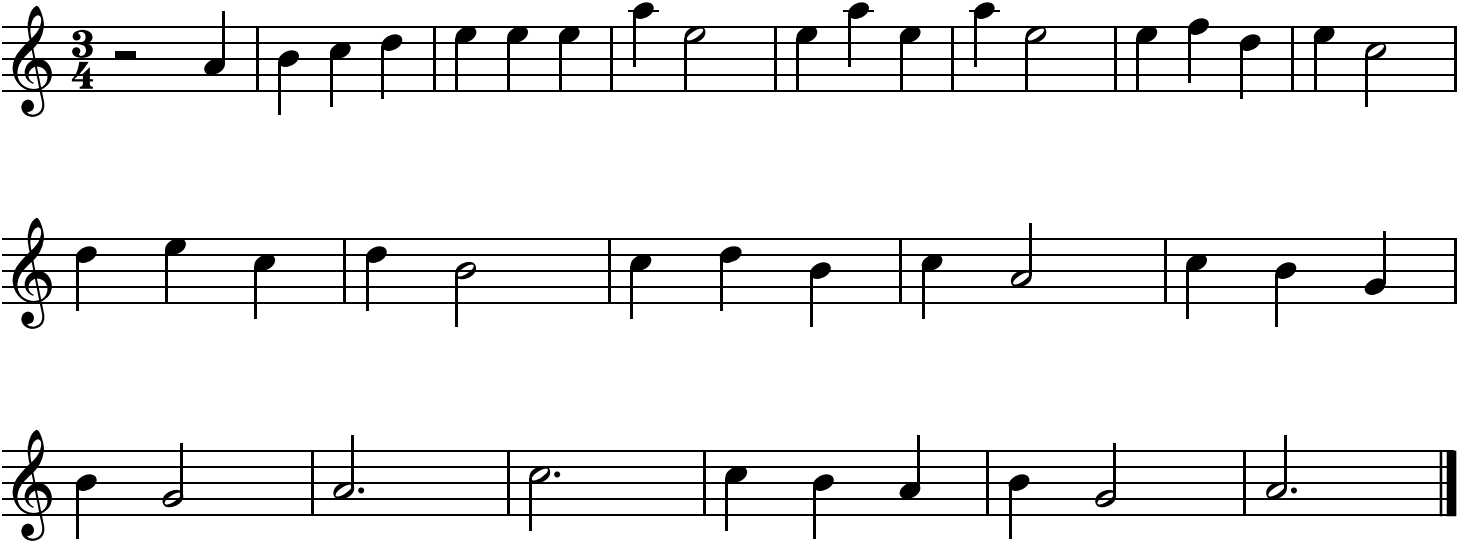
#> input picture Maryam.png, 1458 x 542 px
$ jupyter execute --allow-errors Maryam_code.ipynb
#> lines starting #> are read from the running program, lines starting #| are printed output that depends on the picture; after the words box and inside, x2 and y2 are one past the last pixel; in counts of white or black regions, pixels touching at a corner belong together
#> further down, Ave_image is the input picture: shape (542, 1458); min 0, max 255, mean 233.7
[cell 1]
import pydub
import numpy as np
import sounddevice as sd
from matplotlib import pyplot as plt
from scipy.io.wavfile import read, write
import cv2 as cv
import pandas as pd

[cell 2]
def detectNotes(input_image, template, threshold):
    w, h = template.shape[::-1]
    res_image = input_image.copy()
    matches = cv.matchTemplate(input_image, template, cv.TM_CCOEFF_NORMED)
    match_loc = np.where( matches >= threshold)
    rects = list(zip(*match_loc[::-1]))
    rects = sorted(rects, key = lambda x: (x[0], x[1]))
    rects = np.asarray(rects)
    prev_x = rects[0][0]
    prev_y = rects[0][1]
    x_margin = 20
    y_margin = 20
    stay = [0]
    for i in range(1, rects.shape[0]):
        if (abs(rects[i][0] - prev_x) > x_margin or abs(rects[i][1] - prev_y) > y_margin):
            stay.append(i)
            prev_x = rects[i][0]
            prev_y = rects[i][1]

    rects = rects[stay]
    rect2=[]
    for i in rects:
       # if(rect2==[]):
        #    rect2.append(i)
        a=1
        for j in range (len(rect2)):
             if(   ((i[0]-rect2[j][0])**2)+((i[1]-rect2[j][1])**2)<20 ):
               a=0
        if(a):
            rect2.append(i)
        for pt in rects:
            cv.rectangle(res_image, pt, (pt[0] + w, pt[1] + h), (0,0,255), 1)

    return rect2,res_image

[cell 3]
# detect lines
def LineDetector(input_im):
# convert image to gray image
    Gray_IM = cv.cvtColor(input_im,cv.COLOR_BGR2GRAY)
# detect edges
    t_lower = 50  # Lower Threshold
    t_upper = 200  # Upper threshold
#apertureSize is an optional parameter that is used to specify the order of the Sobel filter used
#to calculate the gradient in the Canny algorithm. The default value is 3 and its value should
#be odd between 3 and 7. You can increase the Aperture size when you want to detect more detailed features.
    edges = cv.Canny(Gray_IM,t_lower,t_upper,apertureSize=3)
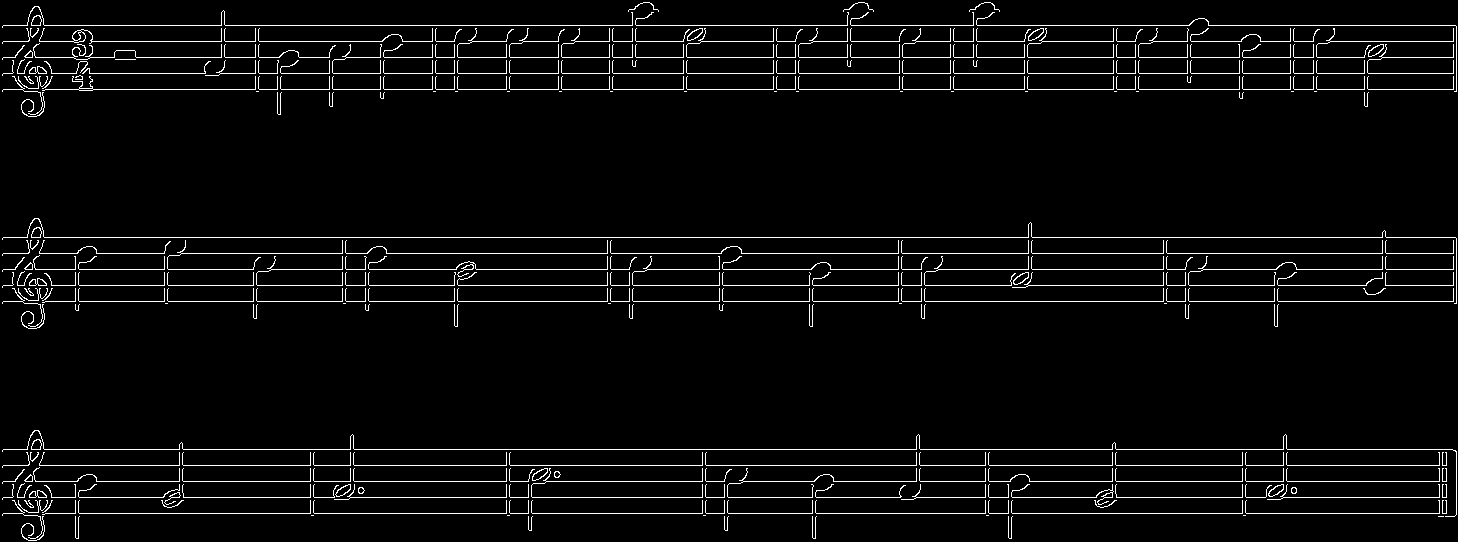
#> edges: shape (542, 1458); 3.9% white in thin lines or dots

    IM_lines = cv.HoughLinesP(
                edges,
                1, # Distance resolution in pixels
                np.pi/180, # Angle resolution in radians
                threshold=50, # Min number of votes for valid line
                minLineLength=40, # Min allowed length of line
                maxLineGap=10 # Max allowed gap between line for joining them
                )
#> IM_lines = 99 rows, first 6: [1028, 285, 1366, 285], [3, 237, 1455, 237], [3, 449, 1452, 449], [93, 89, 1456, 89], [3, 497, 334, 497], [45, 301, 1456, 301]
    lines_Y=[]
    for line in IM_lines:
        xx,ys,xf,yf=line[0]
        if(abs(xx-xf)>50):
            if(abs(ys-yf)<5):
                a=1
                for i in lines_Y:
                    if(abs(i-ys)<5):
                        a=0
                if(a or lines_Y==[]):
                    lines_Y.append(ys)
#> this loop made 99 passes
#> (xx, ys, xf, yf) on passes 1 to 12: (1028, 285, 1366, 285), (3, 237, 1455, 237), (3, 449, 1452, 449), (93, 89, 1456, 89), (3, 497, 334, 497), (45, 301, 1456, 301), (45, 513, 1456, 513), (1029, 481, 1456, 481), (3, 25, 1189, 25), (346, 57, 1364, 57), (402, 41, 454, 41), (3, 465, 1456, 465)
#> after the loop, lines_Y = [285, 237, 449, 89, 497, 301, 513, 481, 25, 57, 41, 465, 253, 73, 269]
    for i in lines_Y:
        cv.line(Gray_IM, (0, i), (1700, i), (0,0,255), 2, cv.LINE_AA)
#> this loop made 15 passes
#> i on passes 1 to 12: 285, 237, 449, 89, 497, 301, 513, 481, 25, 57, 41, 465
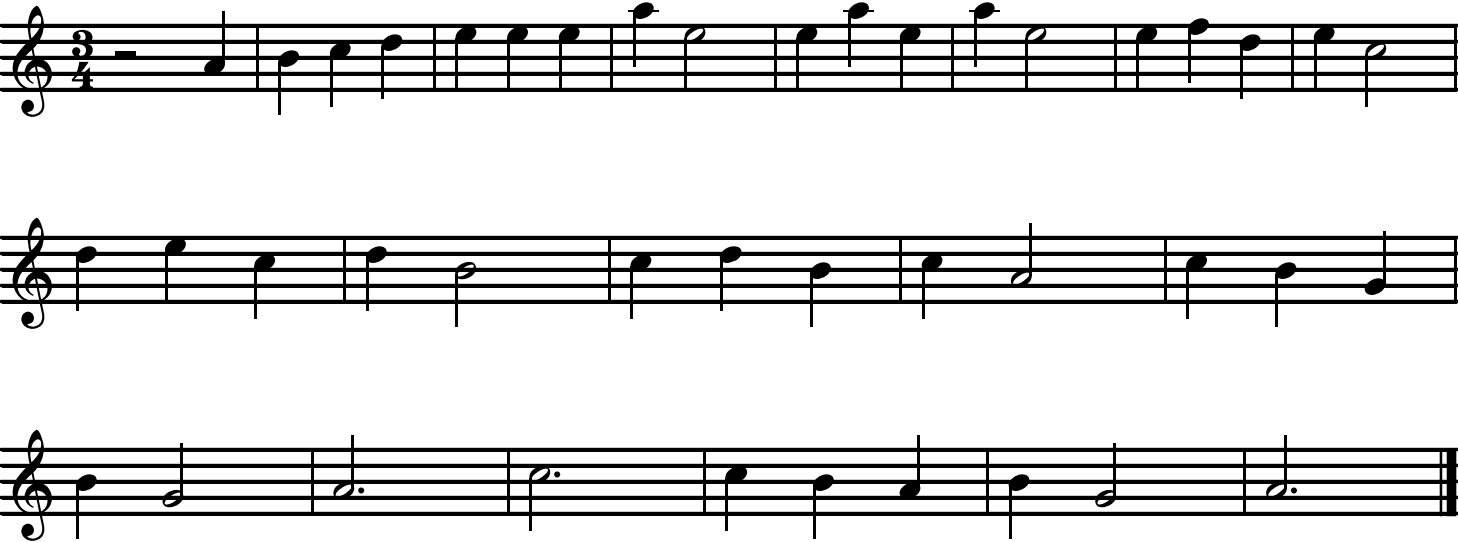
#> Gray_IM: shape (542, 1458); 7.82% of pixels changed, all inside (x1, y1, x2, y2) = (0, 23, 1458, 516)
    lines_Y.sort()
    return Gray_IM,lines_Y

[cell 4]
Ave_image = cv.imread('Maryam.png',cv.IMREAD_GRAYSCALE)
Ave_image1 = cv.imread('Maryam.png')
template2 = cv.imread("quarter2.PNG", cv.IMREAD_GRAYSCALE)
threshold2 = 0.75

#> (the rest of this cell did not finish here and is left out)

[cell 5]
# note class
class dot:
    def __init__(self,x,y):
        self.x=x
        self.y=y
class note :
    def __init__(self):
        self.x=0
        self.y=0
        self.id=0
        self.octave=0
        self.dur=0
class blunt :
    def __init__(self):
        self.lines=[]
        self.average=0
        self.notes=[]
        self.dots=[]
    # [75 lines left out: functions AddDots, findNotesStr, not called in this run]


a=note()
a.y=10
a.x=5
print(a.x+a.y)

[cell 6]
#detect notes2
img2 = cv.imread('Maryam.png')
def MakeNotes2(input_img):
    result=[]
    ## line
    junk1,lines =LineDetector(input_img)
#> lines = [25, 41, 57, 73, 89, 237, 253, 269, 285, 301, 449, 465, 481, 497, 513]
    # create blunts

    bluntN=int(len(lines)/5)
#> bluntN = 3
    blunts=[]
    for i in range (bluntN):
        temp_blunt=blunt()
        temp_blunt.lines=[lines[5*i],lines[5*i+1],lines[5*i+2],lines[5*i+3],lines[5*i+4]]
        temp_blunt.average=sum(temp_blunt.lines)/len(temp_blunt.lines)
        print("Average",temp_blunt.average)
        blunts.append(temp_blunt)
#> this loop made 3 passes
#> (temp_blunt.lines, temp_blunt.average) on passes 1 to 3: ([25, 41, 57, 73, 89], 57), ([237, 253, 269, 285, 301], 269), ([449, 465, 481, 497, 513], 481)
#| Average 57.0
#| Average 269.0
#| Average 481.0
#> after the loop, blunts = 3 items

    ## note
    ## quarters
    template = cv.imread("quarter (1).PNG", cv.IMREAD_GRAYSCALE)
    gray = cv.cvtColor(input_img, cv.COLOR_BGR2GRAY)
    threshold = 0.69
    rects,junk2= detectNotes(gray, template, threshold)
    print(len(rects))
    for point in rects:
        temp_note=note()
        temp_note.x=point[0]+14
        temp_note.y=point[1]+63
        temp_note.dur=3
        for i in blunts:
            if(abs(i.average-temp_note.y)<75):
                i.notes.append(temp_note)
        image2 = cv.circle(input_img, (temp_note.x,temp_note.y), radius=0, color=(0, 0, 255), thickness=2)

    ## half
    template = cv.imread("half.PNG", cv.IMREAD_GRAYSCALE)
   # gray = cv.cvtColor(input_img, cv.COLOR_BGR2GRAY)
    threshold = 0.45
    rects,junk2= detectNotes(gray, template, threshold)
    print(len(rects))
    for point in rects:
        temp_note=note()
        temp_note.x=point[0]+13
        temp_note.y=point[1]+69
        temp_note.dur=2
        for i in blunts:
            if(abs(i.average-temp_note.y)<75):
                i.notes.append(temp_note)
        image2 = cv.circle(input_img, (temp_note.x,temp_note.y), radius=0, color=(0, 0, 255), thickness=2)
    ## half2
    template = cv.imread("half2.PNG", cv.IMREAD_GRAYSCALE)
    threshold = 0.5
    rects,junk2= detectNotes(gray, template, threshold)
    print(len(rects))
    for point in rects:
        temp_note=note()
        temp_note.x=point[0]+13
        temp_note.y=point[1]+12
        temp_note.dur=2
        for i in blunts:
            if(abs(i.average-temp_note.y)<75):
                i.notes.append(temp_note)
        image2 = cv.circle(input_img, (temp_note.x,temp_note.y), radius=0, color=(0, 0, 255), thickness=2)
    ## quarter 2
    template = cv.imread("quarter2.PNG", cv.IMREAD_GRAYSCALE)
    threshold = 0.75
    rects,junk2= detectNotes(gray, template, threshold)
    print(len(rects))
    for point in rects:
        temp_note=note()
        temp_note.x=point[0]+13
        temp_note.y=point[1]+10
        temp_note.dur=3
        for i in blunts:
            if(abs(i.average-temp_note.y)<75):
                i.notes.append(temp_note)
        image2 = cv.circle(input_img, (temp_note.x,temp_note.y), radius=0, color=(0, 0, 255), thickness=2)
    ## dot
    template = cv.imread("dot.PNG", cv.IMREAD_GRAYSCALE)
    threshold = 0.55
    rects,junk2= detectNotes(gray, template, threshold)
    print(len(rects))
    for point in rects:
        temp_dot=dot(point[0]+13,point[1]+10)
        for i in blunts:
            if(abs(i.average-temp_dot.y)<75):
                i.dots.append(temp_dot)
        image2 = cv.circle(input_img, (temp_dot.x,temp_dot.y), radius=0, color=(0, 0, 255), thickness=2)


    for i in blunts:
        print(len(i.notes))
        i.findNotesStr()
        i.AddDots()


    return image2,blunts


#> (the rest of this cell did not finish here and is left out)

[cell 7]
notes_base = 2**(np.arange(12)/12)*27.5
notes_duration = np.array([3200, 1600, 800, 400, 200, 100,1200])*0.7
notes_ann = ['A', 'A#', 'B', 'C', 'C#', 'D', 'Eb', 'E', 'F', 'F#', 'G', 'G#']

def sin_wave(f, n, fs):
    x = np.linspace(0, 2*np.pi, n)
    ring = 30
    xp = np.linspace(0, -1*(n*ring/fs), n)
    y = np.sin(x*f*(n/fs))*np.exp(xp)
    z = np.zeros([n, 2])
    z[:, 0] = y
    z[:, 1] = y
    return z

# [7 lines left out: function play_note, not called in this run]

def put_note(note_id, octave, dur, fs):
    if (note_id < 3) :
        octave += 1
    y = sin_wave(notes_base[note_id]*2**octave, int(notes_duration[dur]*(fs/1000)), fs)
    return y

def get_music(music_notes, fs):
#> called with fs = 44100
    m = []
    for item in music_notes:
        y = put_note(item[0], item[1], item[2], fs)
        m.append(y)
    m = np.concatenate(m, 0)
    return m

fs1 = 44100
music = [[8, 5, 3], [10, 5, 4], [10, 5, 4], [10, 5, 3], [10, 5, 3], [10, 5, 3], [10, 5, 3], [10, 5, 3], [10, 5, 3],
        [11, 5, 4], [4, 5, 4], [11, 5, 4], [4, 5, 4], [11, 5, 4], [4, 5, 4], [11, 5, 4], [4, 5, 4], [3, 5, 3],
        [8, 5, 4], [8, 5, 4], [8, 5, 3], [8, 5, 3], [8, 5, 3], [8, 5, 3], [8, 5, 3], [8, 5, 3],
        [10, 5, 4], [3, 5, 4], [10, 5, 4], [3, 5, 4], [10, 5, 4], [3, 5, 4], [10, 5, 4], [3, 5, 4], [1, 4, 3]]

y = get_music(music, fs1)
sd.play(y, fs1)
#> (this line was passed over: sounddevice is not available in this run)

#> (a cell that did not finish here is left out)

[cell 9]
fs1=44100
y1 = get_music([[2,3,2]], fs1)
sd.play(y1, fs1)
#> (this line was passed over: sounddevice is not available in this run)

$ run again, with Ave.png copied over Maryam.png
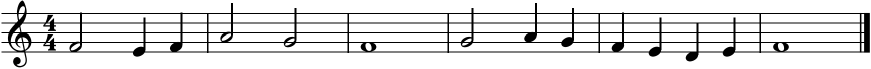
#> input picture Ave.png, 1742 x 138 px (shown at 1/2 size)
#> Ave_image is the input picture: shape (138, 1742); min 0, max 255, mean 224.6
#> in LineDetector, `edges = cv.Canny(Gray_IM,t_lower,t_upper,apertureSize=3)`:
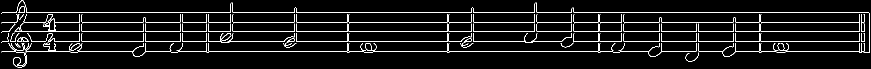
#> edges: shape (138, 1742) (shown at 1/2 size); 5.2% white in thin lines or dots
#> IM_lines = 73 rows, first 6: [47, 44, 1739, 44], [748, 102, 1224, 102], [4, 25, 1737, 25], [31, 63, 1739, 63], [4, 83, 442, 83], [1613, 102, 1655, 102]
#> the loop in LineDetector, `for line in IM_lines:` made 73 passes
#> after the loop in LineDetector, `for line in IM_lines:`: lines_Y = [44, 102, 25, 63, 83]
#> the loop in LineDetector, `for i in lines_Y:` made 5 passes
#> i on passes 1 to 5: 44, 102, 25, 63, 83
#> after the loop in LineDetector, `for i in lines_Y:`:
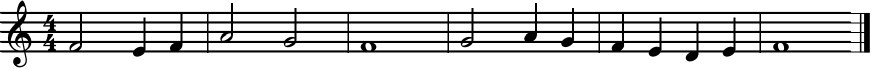
#> Gray_IM: shape (138, 1742) (shown at 1/2 size); 10.04% of pixels changed, all inside (x1, y1, x2, y2) = (0, 23, 1703, 105)
#> lines = [25, 44, 63, 83, 102]
#> bluntN = 1
#> the loop in MakeNotes2, `for i in range (bluntN):` made 1 pass
#> (temp_blunt.lines, temp_blunt.average) on pass 1: ([25, 44, 63, 83, 102], 63.4)
#> (printed output is left out)
#> after the loop in MakeNotes2, `for i in range (bluntN):`: blunts = 1 item

$ run again, with Twinkle.png copied over Maryam.png
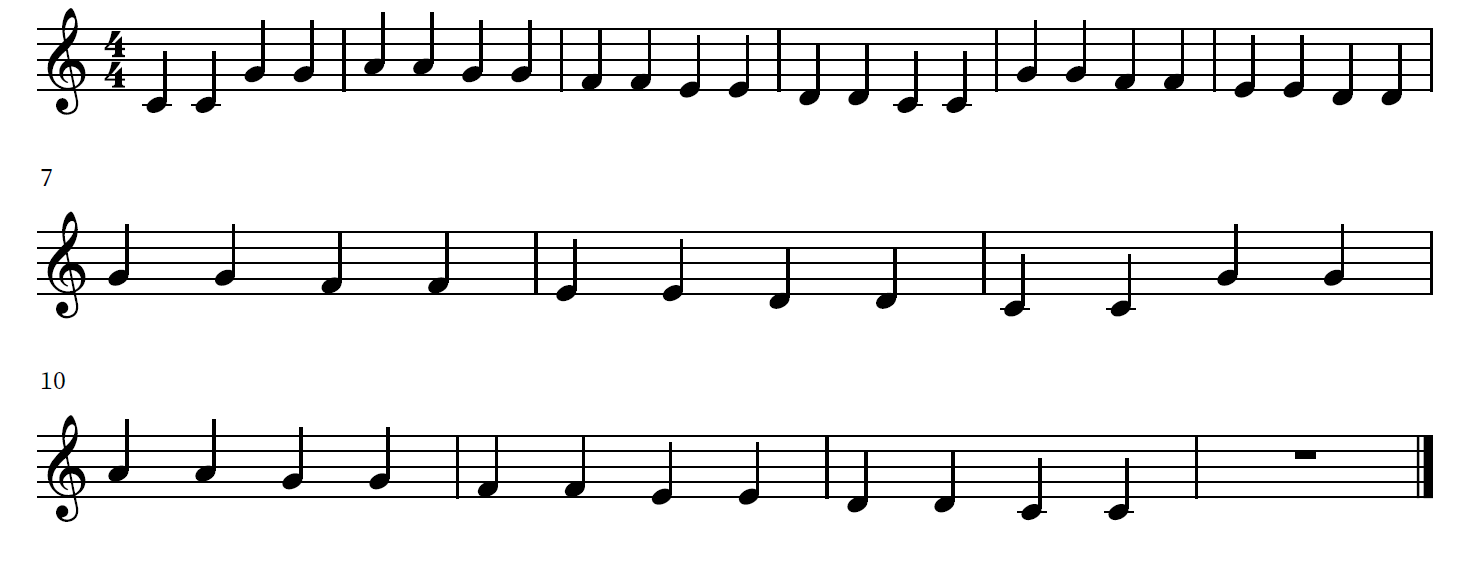
#> input picture Twinkle.png, 1458 x 572 px
#> Ave_image1 is the input picture: shape (572, 1458, 3); mean B, G, R 234.7, 234.7, 234.7
#> in LineDetector, `edges = cv.Canny(Gray_IM,t_lower,t_upper,apertureSize=3)`:
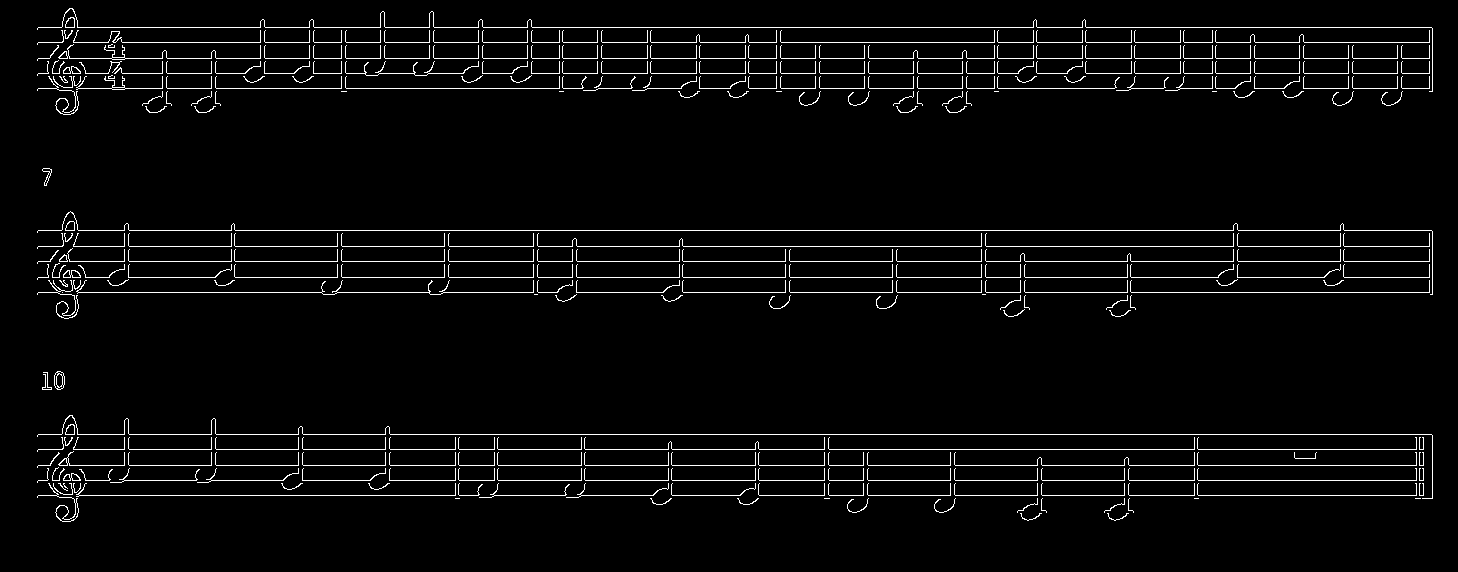
#> edges: shape (572, 1458); 3.5% white in thin lines or dots, all inside (x1, y1, x2, y2) = (37, 8, 1433, 522)
#> IM_lines = 64 rows, first 6: [38, 261, 1432, 261], [759, 495, 1432, 495], [38, 230, 1431, 230], [302, 480, 370, 480], [235, 277, 1218, 277], [38, 27, 1431, 27]
#> the loop in LineDetector, `for line in IM_lines:` made 64 passes
#> after the loop in LineDetector, `for line in IM_lines:`: lines_Y = [261, 495, 230, 480, 277, 27, 42, 449, 292, 58, 465, 246, 434, 73, 88]
#> the loop in LineDetector, `for i in lines_Y:` made 15 passes
#> i on passes 1 to 8: 261, 495, 230, 480, 277, 27, 42, 449
#> after the loop in LineDetector, `for i in lines_Y:`:
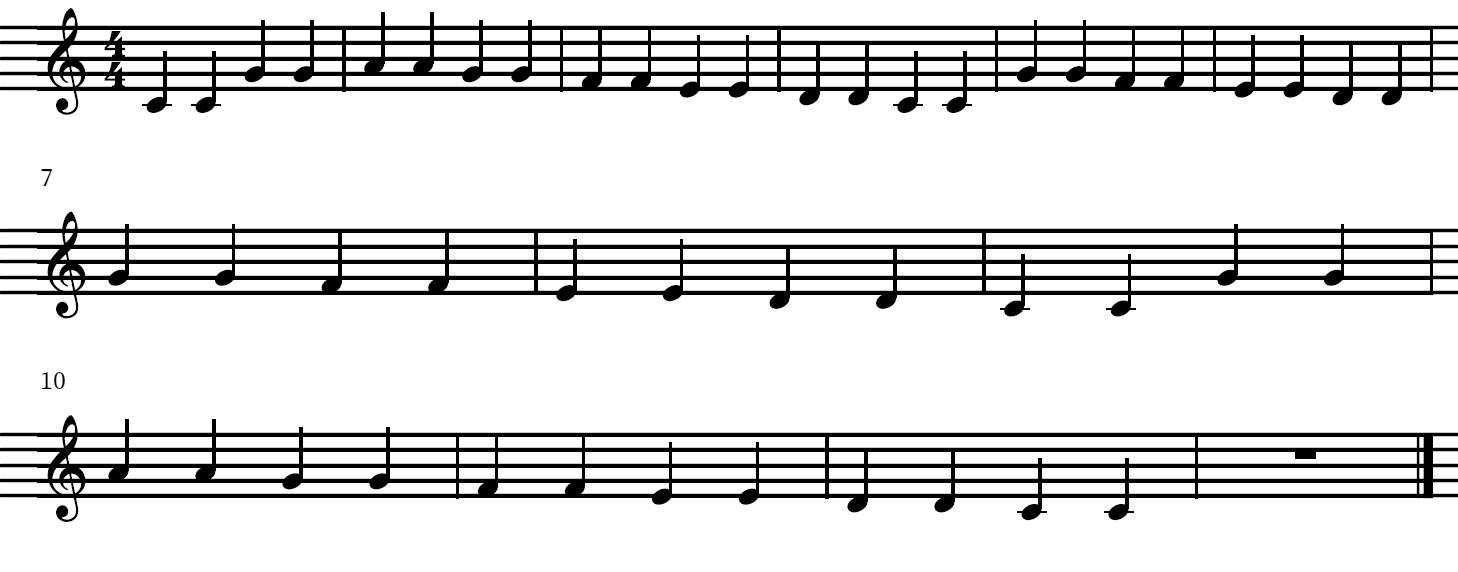
#> Gray_IM: shape (572, 1458); min 0, max 255, mean 220.5
#> lines = [27, 42, 58, 73, 88, 230, 246, 261, 277, 292, 434, 449, 465, 480, 495]
#> bluntN = 3
#> the loop in MakeNotes2, `for i in range (bluntN):` made 3 passes
#> (temp_blunt.lines, temp_blunt.average) on passes 1 to 3: ([27, 42, 58, 73, 88], 57.6), ([230, 246, 261, 277, 292], 261.2), ([434, 449, 465, 480, 495], 464.6)
#> (printed output is left out)
#> after the loop in MakeNotes2, `for i in range (bluntN):`: blunts = 3 items

$ run again, with bemil_BD.png copied over Maryam.png
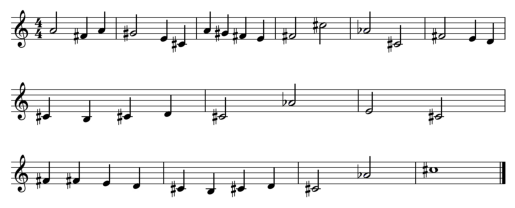
#> input picture bemil_BD.png, 515 x 208 px
#> Ave_image1 is the input picture: shape (208, 515, 3); mean B, G, R 237.9, 237.9, 237.9
#> in LineDetector, `edges = cv.Canny(Gray_IM,t_lower,t_upper,apertureSize=3)`:
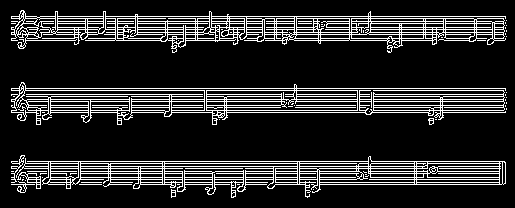
#> edges: shape (208, 515); 15.5% white in thin lines or dots, all inside (x1, y1, x2, y2) = (11, 10, 507, 198)
#> IM_lines = 35 rows, first 6: [11, 112, 505, 112], [11, 18, 505, 18], [11, 110, 503, 110], [11, 179, 505, 179], [11, 94, 505, 94], [11, 90, 505, 90]
#> the loop in LineDetector, `for line in IM_lines:` made 35 passes
#> after the loop in LineDetector, `for line in IM_lines:`: lines_Y = [112, 18, 179, 94, 88, 184, 171, 101, 107, 32, 163, 40, 27]
#> the loop in LineDetector, `for i in lines_Y:` made 13 passes
#> i on passes 1 to 8: 112, 18, 179, 94, 88, 184, 171, 101
#> after the loop in LineDetector, `for i in lines_Y:`:
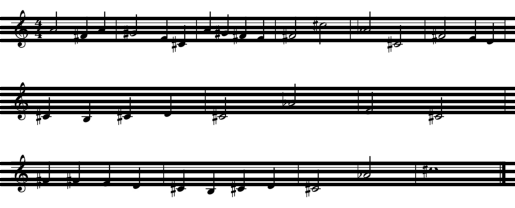
#> Gray_IM: shape (208, 515); min 0, max 255, mean 193.6
#> lines = [18, 27, 32, 40, 88, 94, 101, 107, 112, 163, 171, 179, 184]
#> bluntN = 2
#> the loop in MakeNotes2, `for i in range (bluntN):` made 2 passes
#> (temp_blunt.lines, temp_blunt.average) on passes 1 to 2: ([18, 27, 32, 40, 88], 41), ([94, 101, 107, 112, 163], 115.4)
#> (printed output is left out)
#> after the loop in MakeNotes2, `for i in range (bluntN):`: blunts = 2 items
